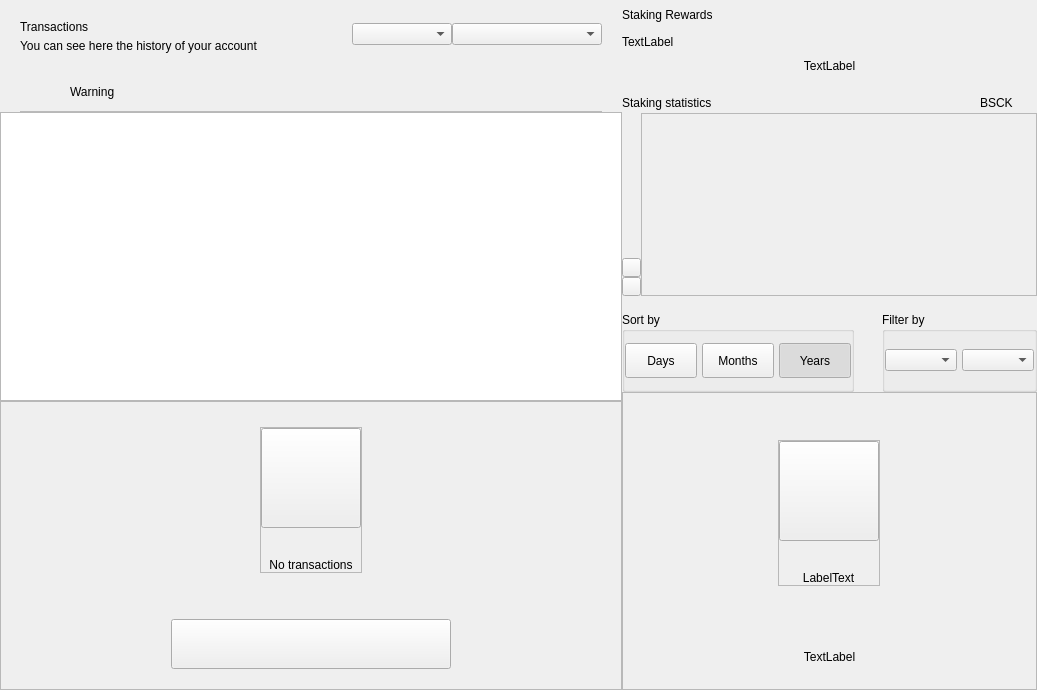
<?xml version="1.0" encoding="UTF-8"?>
<ui version="4.0">
 <class>DashboardWidget</class>
 <widget class="QWidget" name="DashboardWidget">
  <property name="geometry">
   <rect>
    <x>0</x>
    <y>0</y>
    <width>1037</width>
    <height>690</height>
   </rect>
  </property>
  <property name="windowTitle">
   <string>Form</string>
  </property>
  <layout class="QHBoxLayout" name="horizontalLayout_2" stretch="3,2">
   <property name="spacing">
    <number>0</number>
   </property>
   <property name="leftMargin">
    <number>0</number>
   </property>
   <property name="topMargin">
    <number>0</number>
   </property>
   <property name="rightMargin">
    <number>0</number>
   </property>
   <property name="bottomMargin">
    <number>0</number>
   </property>
   <item>
    <widget class="QWidget" name="left" native="true">
     <layout class="QVBoxLayout" name="left_2">
      <property name="spacing">
       <number>0</number>
      </property>
      <property name="leftMargin">
       <number>0</number>
      </property>
      <property name="topMargin">
       <number>0</number>
      </property>
      <property name="rightMargin">
       <number>0</number>
      </property>
      <property name="bottomMargin">
       <number>0</number>
      </property>
      <item>
       <layout class="QVBoxLayout" name="verticalLayout22">
        <property name="spacing">
         <number>0</number>
        </property>
        <property name="leftMargin">
         <number>20</number>
        </property>
        <property name="topMargin">
         <number>15</number>
        </property>
        <property name="rightMargin">
         <number>20</number>
        </property>
        <item>
         <widget class="QFrame" name="left_top_container">
          <layout class="QHBoxLayout" name="horizontalLayout">
           <property name="spacing">
            <number>0</number>
           </property>
           <property name="leftMargin">
            <number>0</number>
           </property>
           <property name="topMargin">
            <number>0</number>
           </property>
           <property name="rightMargin">
            <number>0</number>
           </property>
           <property name="bottomMargin">
            <number>0</number>
           </property>
           <item>
            <layout class="QVBoxLayout" name="verticalLayout_5">
             <property name="spacing">
              <number>5</number>
             </property>
             <property name="topMargin">
              <number>5</number>
             </property>
             <item>
              <widget class="QLabel" name="labelTitle">
               <property name="text">
                <string>Transactions</string>
               </property>
              </widget>
             </item>
             <item>
              <widget class="QLabel" name="labelSubtitle">
               <property name="text">
                <string>You can see here the history of your account</string>
               </property>
               <property name="alignment">
                <set>Qt::AlignLeading|Qt::AlignLeft|Qt::AlignVCenter</set>
               </property>
              </widget>
             </item>
            </layout>
           </item>
           <item>
            <spacer name="horizontalSpacer">
             <property name="orientation">
              <enum>Qt::Horizontal</enum>
             </property>
             <property name="sizeHint" stdset="0">
              <size>
               <width>40</width>
               <height>20</height>
              </size>
             </property>
            </spacer>
           </item>
           <item>
            <widget class="QComboBox" name="comboBoxSortType">
             <property name="minimumSize">
              <size>
               <width>100</width>
               <height>0</height>
              </size>
             </property>
            </widget>
           </item>
           <item>
            <widget class="QComboBox" name="comboBoxSort">
             <property name="minimumSize">
              <size>
               <width>150</width>
               <height>0</height>
              </size>
             </property>
            </widget>
           </item>
          </layout>
         </widget>
        </item>
       </layout>
      </item>
      <item>
       <spacer name="verticalSpacer">
        <property name="orientation">
         <enum>Qt::Vertical</enum>
        </property>
        <property name="sizeType">
         <enum>QSizePolicy::Fixed</enum>
        </property>
        <property name="sizeHint" stdset="0">
         <size>
          <width>20</width>
          <height>20</height>
         </size>
        </property>
       </spacer>
      </item>
      <item>
       <widget class="QWidget" name="layoutWarning" native="true">
        <layout class="QVBoxLayout" name="verticalLayout_3">
         <property name="spacing">
          <number>0</number>
         </property>
         <property name="leftMargin">
          <number>0</number>
         </property>
         <property name="topMargin">
          <number>0</number>
         </property>
         <property name="rightMargin">
          <number>0</number>
         </property>
         <property name="bottomMargin">
          <number>0</number>
         </property>
         <item>
          <widget class="QWidget" name="containerWarning" native="true">
           <layout class="QVBoxLayout" name="verticalLayout_21">
            <property name="spacing">
             <number>9</number>
            </property>
            <property name="leftMargin">
             <number>20</number>
            </property>
            <property name="topMargin">
             <number>9</number>
            </property>
            <property name="rightMargin">
             <number>20</number>
            </property>
            <property name="bottomMargin">
             <number>0</number>
            </property>
            <item>
             <widget class="QFrame" name="frameWarning">
              <property name="styleSheet">
               <string notr="true">border:none;</string>
              </property>
              <property name="frameShape">
               <enum>QFrame::StyledPanel</enum>
              </property>
              <property name="frameShadow">
               <enum>QFrame::Raised</enum>
              </property>
              <layout class="QHBoxLayout" name="horizontalLayout11" stretch="0,0,2">
               <property name="leftMargin">
                <number>0</number>
               </property>
               <property name="topMargin">
                <number>0</number>
               </property>
               <property name="rightMargin">
                <number>0</number>
               </property>
               <property name="bottomMargin">
                <number>0</number>
               </property>
               <item alignment="Qt::AlignVCenter">
                <widget class="QPushButton" name="imgWarning">
                 <property name="styleSheet">
                  <string notr="true">border:none;</string>
                 </property>
                 <property name="text">
                  <string/>
                 </property>
                 <property name="iconSize">
                  <size>
                   <width>24</width>
                   <height>24</height>
                  </size>
                 </property>
                </widget>
               </item>
               <item>
                <spacer name="horizontalSpacer_3">
                 <property name="orientation">
                  <enum>Qt::Horizontal</enum>
                 </property>
                 <property name="sizeType">
                  <enum>QSizePolicy::Fixed</enum>
                 </property>
                 <property name="sizeHint" stdset="0">
                  <size>
                   <width>12</width>
                   <height>20</height>
                  </size>
                 </property>
                </spacer>
               </item>
               <item alignment="Qt::AlignVCenter">
                <widget class="QLabel" name="lblWarning">
                 <property name="styleSheet">
                  <string notr="true"/>
                 </property>
                 <property name="text">
                  <string>Warning</string>
                 </property>
                 <property name="alignment">
                  <set>Qt::AlignBottom|Qt::AlignLeading|Qt::AlignLeft</set>
                 </property>
                </widget>
               </item>
              </layout>
             </widget>
            </item>
            <item>
             <widget class="QLabel" name="lblDivisory">
              <property name="minimumSize">
               <size>
                <width>0</width>
                <height>1</height>
               </size>
              </property>
              <property name="maximumSize">
               <size>
                <width>16777215</width>
                <height>1</height>
               </size>
              </property>
              <property name="styleSheet">
               <string notr="true">background-color:#bababa;</string>
              </property>
              <property name="text">
               <string/>
              </property>
              <property name="alignment">
               <set>Qt::AlignBottom|Qt::AlignLeading|Qt::AlignLeft</set>
              </property>
             </widget>
            </item>
           </layout>
          </widget>
         </item>
        </layout>
       </widget>
      </item>
      <item>
       <widget class="QListView" name="listTransactions">
        <property name="mouseTracking">
         <bool>true</bool>
        </property>
        <property name="selectionBehavior">
         <enum>QAbstractItemView::SelectItems</enum>
        </property>
        <property name="verticalScrollMode">
         <enum>QAbstractItemView::ScrollPerItem</enum>
        </property>
       </widget>
      </item>
      <item>
       <widget class="QFrame" name="emptyContainer">
        <property name="minimumSize">
         <size>
          <width>0</width>
          <height>100</height>
         </size>
        </property>
        <property name="frameShape">
         <enum>QFrame::StyledPanel</enum>
        </property>
        <property name="frameShadow">
         <enum>QFrame::Raised</enum>
        </property>
        <layout class="QVBoxLayout" name="verticalLayout_7" stretch="1,8,0,0">
         <property name="spacing">
          <number>0</number>
         </property>
         <property name="leftMargin">
          <number>0</number>
         </property>
         <property name="topMargin">
          <number>0</number>
         </property>
         <property name="rightMargin">
          <number>0</number>
         </property>
         <property name="bottomMargin">
          <number>20</number>
         </property>
         <item>
          <spacer name="verticalSpacer12">
           <property name="orientation">
            <enum>Qt::Vertical</enum>
           </property>
           <property name="sizeHint" stdset="0">
            <size>
             <width>20</width>
             <height>20</height>
            </size>
           </property>
          </spacer>
         </item>
         <item alignment="Qt::AlignHCenter|Qt::AlignVCenter">
          <widget class="QFrame" name="emptyScreen">
           <property name="sizePolicy">
            <sizepolicy hsizetype="Expanding" vsizetype="Expanding">
             <horstretch>0</horstretch>
             <verstretch>0</verstretch>
            </sizepolicy>
           </property>
           <property name="frameShape">
            <enum>QFrame::StyledPanel</enum>
           </property>
           <property name="frameShadow">
            <enum>QFrame::Raised</enum>
           </property>
           <layout class="QVBoxLayout" name="verticalLayout12">
            <property name="spacing">
             <number>30</number>
            </property>
            <property name="leftMargin">
             <number>0</number>
            </property>
            <property name="topMargin">
             <number>0</number>
            </property>
            <property name="rightMargin">
             <number>0</number>
            </property>
            <property name="bottomMargin">
             <number>0</number>
            </property>
            <item alignment="Qt::AlignHCenter|Qt::AlignVCenter">
             <widget class="QPushButton" name="pushImgEmpty">
              <property name="minimumSize">
               <size>
                <width>100</width>
                <height>100</height>
               </size>
              </property>
              <property name="maximumSize">
               <size>
                <width>100</width>
                <height>100</height>
               </size>
              </property>
              <property name="focusPolicy">
               <enum>Qt::NoFocus</enum>
              </property>
              <property name="text">
               <string/>
              </property>
              <property name="iconSize">
               <size>
                <width>100</width>
                <height>100</height>
               </size>
              </property>
             </widget>
            </item>
            <item alignment="Qt::AlignHCenter|Qt::AlignVCenter">
             <widget class="QLabel" name="labelEmpty">
              <property name="styleSheet">
               <string notr="true"/>
              </property>
              <property name="text">
               <string>No transactions</string>
              </property>
              <property name="alignment">
               <set>Qt::AlignCenter</set>
              </property>
             </widget>
            </item>
           </layout>
          </widget>
         </item>
         <item>
          <spacer name="verticalSpacer_21">
           <property name="orientation">
            <enum>Qt::Vertical</enum>
           </property>
           <property name="sizeHint" stdset="0">
            <size>
             <width>20</width>
             <height>40</height>
            </size>
           </property>
          </spacer>
         </item>
         <item alignment="Qt::AlignHCenter">
          <widget class="QPushButton" name="btnHowTo">
           <property name="minimumSize">
            <size>
             <width>280</width>
             <height>50</height>
            </size>
           </property>
           <property name="focusPolicy">
            <enum>Qt::NoFocus</enum>
           </property>
           <property name="text">
            <string/>
           </property>
          </widget>
         </item>
        </layout>
       </widget>
      </item>
     </layout>
    </widget>
   </item>
   <item>
    <widget class="QWidget" name="right" native="true">
     <property name="minimumSize">
      <size>
       <width>200</width>
       <height>0</height>
      </size>
     </property>
     <layout class="QVBoxLayout" name="verticalLayout_31">
      <property name="spacing">
       <number>0</number>
      </property>
      <property name="leftMargin">
       <number>0</number>
      </property>
      <property name="topMargin">
       <number>0</number>
      </property>
      <property name="rightMargin">
       <number>0</number>
      </property>
      <property name="bottomMargin">
       <number>0</number>
      </property>
      <item>
       <layout class="QVBoxLayout" name="verticalLayout_2" stretch="0,0,0,0,0,0,0">
        <property name="spacing">
         <number>0</number>
        </property>
        <item>
         <layout class="QHBoxLayout" name="horizontalLayout_3">
          <property name="spacing">
           <number>0</number>
          </property>
          <item>
           <layout class="QVBoxLayout" name="verticalLayout_6">
            <property name="spacing">
             <number>5</number>
            </property>
            <item>
             <widget class="QLabel" name="labelTitle2">
              <property name="minimumSize">
               <size>
                <width>0</width>
                <height>30</height>
               </size>
              </property>
              <property name="text">
               <string>Staking Rewards</string>
              </property>
             </widget>
            </item>
            <item>
             <widget class="QLabel" name="labelMessage">
              <property name="text">
               <string>TextLabel</string>
              </property>
             </widget>
            </item>
           </layout>
          </item>
          <item>
           <spacer name="horizontalSpacer_2">
            <property name="orientation">
             <enum>Qt::Horizontal</enum>
            </property>
            <property name="sizeType">
             <enum>QSizePolicy::MinimumExpanding</enum>
            </property>
            <property name="sizeHint" stdset="0">
             <size>
              <width>20</width>
              <height>20</height>
             </size>
            </property>
           </spacer>
          </item>
         </layout>
        </item>
        <item>
         <spacer name="verticalSpacer_4">
          <property name="orientation">
           <enum>Qt::Vertical</enum>
          </property>
          <property name="sizeType">
           <enum>QSizePolicy::Fixed</enum>
          </property>
          <property name="sizeHint" stdset="0">
           <size>
            <width>20</width>
            <height>10</height>
           </size>
          </property>
         </spacer>
        </item>
        <item>
         <layout class="QHBoxLayout" name="horizontalLayout_5" stretch="0">
          <property name="spacing">
           <number>0</number>
          </property>
          <item>
           <widget class="QLabel" name="labelAmountPiv">
            <property name="text">
             <string>TextLabel</string>
            </property>
            <property name="alignment">
             <set>Qt::AlignCenter</set>
            </property>
           </widget>
          </item>
         </layout>
        </item>
        <item>
         <spacer name="verticalSpacer_6">
          <property name="orientation">
           <enum>Qt::Vertical</enum>
          </property>
          <property name="sizeType">
           <enum>QSizePolicy::Fixed</enum>
          </property>
          <property name="sizeHint" stdset="0">
           <size>
            <width>20</width>
            <height>20</height>
           </size>
          </property>
         </spacer>
        </item>
        <item>
         <widget class="QWidget" name="layoutChart" native="true">
          <layout class="QVBoxLayout" name="verticalLayout_8" stretch="3,0">
           <property name="spacing">
            <number>16</number>
           </property>
           <property name="leftMargin">
            <number>0</number>
           </property>
           <property name="topMargin">
            <number>0</number>
           </property>
           <property name="rightMargin">
            <number>0</number>
           </property>
           <property name="bottomMargin">
            <number>0</number>
           </property>
           <item>
            <widget class="QWidget" name="verticalWidgetChart" native="true">
             <property name="minimumSize">
              <size>
               <width>0</width>
               <height>190</height>
              </size>
             </property>
             <property name="maximumSize">
              <size>
               <width>16777215</width>
               <height>16777215</height>
              </size>
             </property>
             <layout class="QVBoxLayout" name="verticalLayout_4" stretch="1,5">
              <property name="spacing">
               <number>0</number>
              </property>
              <property name="leftMargin">
               <number>0</number>
              </property>
              <property name="topMargin">
               <number>0</number>
              </property>
              <property name="rightMargin">
               <number>0</number>
              </property>
              <property name="bottomMargin">
               <number>0</number>
              </property>
              <item>
               <layout class="QHBoxLayout" name="horizontalLayout_4">
                <item>
                 <widget class="QLabel" name="labelChart">
                  <property name="text">
                   <string>Staking statistics</string>
                  </property>
                 </widget>
                </item>
                <item>
                 <spacer name="horizontalSpacer_4">
                  <property name="orientation">
                   <enum>Qt::Horizontal</enum>
                  </property>
                  <property name="sizeHint" stdset="0">
                   <size>
                    <width>40</width>
                    <height>20</height>
                   </size>
                  </property>
                 </spacer>
                </item>
                <item>
                 <widget class="QLabel" name="labelSquarePiv">
                  <property name="minimumSize">
                   <size>
                    <width>14</width>
                    <height>14</height>
                   </size>
                  </property>
                  <property name="maximumSize">
                   <size>
                    <width>14</width>
                    <height>14</height>
                   </size>
                  </property>
                  <property name="text">
                   <string/>
                  </property>
                 </widget>
                </item>
                <item>
                 <widget class="QLabel" name="labelPiv">
                  <property name="text">
                   <string>BSCK</string>
                  </property>
                 </widget>
                </item>
                <item>
                 <spacer name="horizontalSpacer_5">
                  <property name="orientation">
                   <enum>Qt::Horizontal</enum>
                  </property>
                  <property name="sizeType">
                   <enum>QSizePolicy::Fixed</enum>
                  </property>
                  <property name="sizeHint" stdset="0">
                   <size>
                    <width>10</width>
                    <height>20</height>
                   </size>
                  </property>
                 </spacer>
                </item>
                <item>
                 <widget class="QLabel" name="labelSquarezPiv">
                  <property name="minimumSize">
                   <size>
                    <width>14</width>
                    <height>14</height>
                   </size>
                  </property>
                  <property name="maximumSize">
                   <size>
                    <width>14</width>
                    <height>14</height>
                   </size>
                  </property>
                  <property name="text">
                   <string/>
                  </property>
                 </widget>
                </item>
               </layout>
              </item>
              <item>
               <widget class="QWidget" name="chartContainer2" native="true">
                <property name="minimumSize">
                 <size>
                  <width>0</width>
                  <height>150</height>
                 </size>
                </property>
                <property name="styleSheet">
                 <string notr="true">#chartContainer{padding:0px; margin:0px;}</string>
                </property>
                <layout class="QHBoxLayout" name="horizontalLayout_11">
                 <property name="spacing">
                  <number>0</number>
                 </property>
                 <property name="leftMargin">
                  <number>0</number>
                 </property>
                 <property name="topMargin">
                  <number>0</number>
                 </property>
                 <property name="rightMargin">
                  <number>0</number>
                 </property>
                 <property name="bottomMargin">
                  <number>0</number>
                 </property>
                 <item>
                  <widget class="QWidget" name="containerChartArrow" native="true">
                   <property name="sizePolicy">
                    <sizepolicy hsizetype="Fixed" vsizetype="Preferred">
                     <horstretch>0</horstretch>
                     <verstretch>0</verstretch>
                    </sizepolicy>
                   </property>
                   <property name="minimumSize">
                    <size>
                     <width>19</width>
                     <height>0</height>
                    </size>
                   </property>
                   <property name="maximumSize">
                    <size>
                     <width>19</width>
                     <height>16777215</height>
                    </size>
                   </property>
                   <property name="styleSheet">
                    <string notr="true">#widget{
	padding:0px;
	margin:0px;
}</string>
                   </property>
                   <layout class="QVBoxLayout" name="verticalLayout_10">
                    <property name="spacing">
                     <number>0</number>
                    </property>
                    <property name="leftMargin">
                     <number>0</number>
                    </property>
                    <property name="rightMargin">
                     <number>0</number>
                    </property>
                    <property name="bottomMargin">
                     <number>0</number>
                    </property>
                    <item>
                     <spacer name="verticalSpacer_3">
                      <property name="orientation">
                       <enum>Qt::Vertical</enum>
                      </property>
                      <property name="sizeHint" stdset="0">
                       <size>
                        <width>20</width>
                        <height>127</height>
                       </size>
                      </property>
                     </spacer>
                    </item>
                    <item alignment="Qt::AlignVCenter">
                     <widget class="QWidget" name="containerArrows" native="true">
                      <layout class="QVBoxLayout" name="horizontalLayout_6" stretch="0,0">
                       <property name="spacing">
                        <number>0</number>
                       </property>
                       <property name="leftMargin">
                        <number>0</number>
                       </property>
                       <property name="topMargin">
                        <number>0</number>
                       </property>
                       <property name="rightMargin">
                        <number>0</number>
                       </property>
                       <property name="bottomMargin">
                        <number>0</number>
                       </property>
                       <item>
                        <widget class="QPushButton" name="pushButtonChartArrow">
                         <property name="minimumSize">
                          <size>
                           <width>19</width>
                           <height>19</height>
                          </size>
                         </property>
                         <property name="maximumSize">
                          <size>
                           <width>19</width>
                           <height>19</height>
                          </size>
                         </property>
                         <property name="focusPolicy">
                          <enum>Qt::NoFocus</enum>
                         </property>
                         <property name="styleSheet">
                          <string notr="true"/>
                         </property>
                         <property name="text">
                          <string/>
                         </property>
                        </widget>
                       </item>
                       <item>
                        <widget class="QPushButton" name="pushButtonChartRight">
                         <property name="minimumSize">
                          <size>
                           <width>19</width>
                           <height>19</height>
                          </size>
                         </property>
                         <property name="maximumSize">
                          <size>
                           <width>19</width>
                           <height>19</height>
                          </size>
                         </property>
                         <property name="focusPolicy">
                          <enum>Qt::NoFocus</enum>
                         </property>
                         <property name="styleSheet">
                          <string notr="true"/>
                         </property>
                         <property name="text">
                          <string/>
                         </property>
                        </widget>
                       </item>
                      </layout>
                     </widget>
                    </item>
                   </layout>
                  </widget>
                 </item>
                 <item>
                  <widget class="QFrame" name="chartContainer">
                   <property name="sizePolicy">
                    <sizepolicy hsizetype="Expanding" vsizetype="Preferred">
                     <horstretch>0</horstretch>
                     <verstretch>0</verstretch>
                    </sizepolicy>
                   </property>
                   <property name="styleSheet">
                    <string notr="true">padding:0px;
margin:0px;</string>
                   </property>
                   <property name="frameShape">
                    <enum>QFrame::StyledPanel</enum>
                   </property>
                   <property name="frameShadow">
                    <enum>QFrame::Raised</enum>
                   </property>
                  </widget>
                 </item>
                </layout>
               </widget>
              </item>
             </layout>
            </widget>
           </item>
           <item alignment="Qt::AlignVCenter">
            <widget class="QWidget" name="containerSort" native="true">
             <layout class="QHBoxLayout" name="horizontalLayout_6" stretch="3,2">
              <property name="spacing">
               <number>28</number>
              </property>
              <property name="leftMargin">
               <number>0</number>
              </property>
              <property name="topMargin">
               <number>0</number>
              </property>
              <property name="rightMargin">
               <number>0</number>
              </property>
              <property name="bottomMargin">
               <number>0</number>
              </property>
              <item>
               <widget class="QGroupBox" name="groupBoxChart">
                <property name="minimumSize">
                 <size>
                  <width>0</width>
                  <height>80</height>
                 </size>
                </property>
                <property name="maximumSize">
                 <size>
                  <width>16777215</width>
                  <height>80</height>
                 </size>
                </property>
                <property name="title">
                 <string>Sort by</string>
                </property>
                <layout class="QHBoxLayout" name="horizontalLayout_7">
                 <property name="spacing">
                  <number>5</number>
                 </property>
                 <property name="leftMargin">
                  <number>0</number>
                 </property>
                 <property name="rightMargin">
                  <number>0</number>
                 </property>
                 <item>
                  <widget class="QPushButton" name="pushButtonMonth">
                   <property name="minimumSize">
                    <size>
                     <width>50</width>
                     <height>35</height>
                    </size>
                   </property>
                   <property name="maximumSize">
                    <size>
                     <width>16777215</width>
                     <height>16777215</height>
                    </size>
                   </property>
                   <property name="focusPolicy">
                    <enum>Qt::NoFocus</enum>
                   </property>
                   <property name="text">
                    <string>Days</string>
                   </property>
                   <property name="checkable">
                    <bool>true</bool>
                   </property>
                   <property name="autoExclusive">
                    <bool>true</bool>
                   </property>
                  </widget>
                 </item>
                 <item>
                  <widget class="QPushButton" name="pushButtonYear">
                   <property name="minimumSize">
                    <size>
                     <width>50</width>
                     <height>35</height>
                    </size>
                   </property>
                   <property name="maximumSize">
                    <size>
                     <width>16777215</width>
                     <height>16777215</height>
                    </size>
                   </property>
                   <property name="focusPolicy">
                    <enum>Qt::NoFocus</enum>
                   </property>
                   <property name="text">
                    <string>Months</string>
                   </property>
                   <property name="checkable">
                    <bool>true</bool>
                   </property>
                   <property name="autoExclusive">
                    <bool>true</bool>
                   </property>
                  </widget>
                 </item>
                 <item>
                  <widget class="QPushButton" name="pushButtonAll">
                   <property name="sizePolicy">
                    <sizepolicy hsizetype="Preferred" vsizetype="Fixed">
                     <horstretch>0</horstretch>
                     <verstretch>0</verstretch>
                    </sizepolicy>
                   </property>
                   <property name="minimumSize">
                    <size>
                     <width>50</width>
                     <height>35</height>
                    </size>
                   </property>
                   <property name="maximumSize">
                    <size>
                     <width>16777215</width>
                     <height>16777215</height>
                    </size>
                   </property>
                   <property name="focusPolicy">
                    <enum>Qt::NoFocus</enum>
                   </property>
                   <property name="text">
                    <string>Years</string>
                   </property>
                   <property name="checkable">
                    <bool>true</bool>
                   </property>
                   <property name="checked">
                    <bool>true</bool>
                   </property>
                   <property name="autoExclusive">
                    <bool>true</bool>
                   </property>
                  </widget>
                 </item>
                </layout>
               </widget>
              </item>
              <item>
               <widget class="QGroupBox" name="container_chart_dropboxes">
                <property name="minimumSize">
                 <size>
                  <width>55</width>
                  <height>80</height>
                 </size>
                </property>
                <property name="maximumSize">
                 <size>
                  <width>16777215</width>
                  <height>80</height>
                 </size>
                </property>
                <property name="title">
                 <string>Filter by</string>
                </property>
                <layout class="QHBoxLayout" name="horizontalLayout_8" stretch="1,1">
                 <property name="spacing">
                  <number>5</number>
                 </property>
                 <property name="leftMargin">
                  <number>0</number>
                 </property>
                 <property name="topMargin">
                  <number>0</number>
                 </property>
                 <property name="rightMargin">
                  <number>0</number>
                 </property>
                 <property name="bottomMargin">
                  <number>0</number>
                 </property>
                 <item>
                  <widget class="QWidget" name="containerBoxMonths" native="true">
                   <property name="minimumSize">
                    <size>
                     <width>55</width>
                     <height>0</height>
                    </size>
                   </property>
                   <layout class="QHBoxLayout" name="horizontalLayout_9">
                    <property name="spacing">
                     <number>0</number>
                    </property>
                    <property name="leftMargin">
                     <number>0</number>
                    </property>
                    <property name="topMargin">
                     <number>0</number>
                    </property>
                    <property name="rightMargin">
                     <number>0</number>
                    </property>
                    <property name="bottomMargin">
                     <number>0</number>
                    </property>
                    <item>
                     <widget class="QComboBox" name="comboBoxMonths">
                      <property name="minimumSize">
                       <size>
                        <width>55</width>
                        <height>0</height>
                       </size>
                      </property>
                     </widget>
                    </item>
                   </layout>
                  </widget>
                 </item>
                 <item>
                  <widget class="QWidget" name="containerBoxYears" native="true">
                   <property name="sizePolicy">
                    <sizepolicy hsizetype="Preferred" vsizetype="Preferred">
                     <horstretch>0</horstretch>
                     <verstretch>0</verstretch>
                    </sizepolicy>
                   </property>
                   <property name="minimumSize">
                    <size>
                     <width>50</width>
                     <height>0</height>
                    </size>
                   </property>
                   <layout class="QHBoxLayout" name="horizontalLayout_10">
                    <property name="spacing">
                     <number>0</number>
                    </property>
                    <property name="leftMargin">
                     <number>0</number>
                    </property>
                    <property name="topMargin">
                     <number>0</number>
                    </property>
                    <property name="rightMargin">
                     <number>0</number>
                    </property>
                    <property name="bottomMargin">
                     <number>0</number>
                    </property>
                    <item>
                     <widget class="QComboBox" name="comboBoxYears">
                      <property name="minimumSize">
                       <size>
                        <width>40</width>
                        <height>0</height>
                       </size>
                      </property>
                     </widget>
                    </item>
                   </layout>
                  </widget>
                 </item>
                </layout>
               </widget>
              </item>
             </layout>
            </widget>
           </item>
          </layout>
         </widget>
        </item>
        <item>
         <widget class="QFrame" name="emptyContainerChart">
          <property name="minimumSize">
           <size>
            <width>0</width>
            <height>100</height>
           </size>
          </property>
          <property name="frameShape">
           <enum>QFrame::StyledPanel</enum>
          </property>
          <property name="frameShadow">
           <enum>QFrame::Raised</enum>
          </property>
          <layout class="QVBoxLayout" name="verticalLayout_71" stretch="1,8,0,0">
           <property name="spacing">
            <number>0</number>
           </property>
           <property name="leftMargin">
            <number>0</number>
           </property>
           <property name="topMargin">
            <number>0</number>
           </property>
           <property name="rightMargin">
            <number>0</number>
           </property>
           <property name="bottomMargin">
            <number>25</number>
           </property>
           <item>
            <spacer name="verticalSpacer11">
             <property name="orientation">
              <enum>Qt::Vertical</enum>
             </property>
             <property name="sizeHint" stdset="0">
              <size>
               <width>20</width>
               <height>20</height>
              </size>
             </property>
            </spacer>
           </item>
           <item alignment="Qt::AlignHCenter|Qt::AlignVCenter">
            <widget class="QFrame" name="emptyScreen1">
             <property name="sizePolicy">
              <sizepolicy hsizetype="Expanding" vsizetype="Expanding">
               <horstretch>0</horstretch>
               <verstretch>0</verstretch>
              </sizepolicy>
             </property>
             <property name="frameShape">
              <enum>QFrame::StyledPanel</enum>
             </property>
             <property name="frameShadow">
              <enum>QFrame::Raised</enum>
             </property>
             <layout class="QVBoxLayout" name="verticalLayout">
              <property name="spacing">
               <number>30</number>
              </property>
              <property name="leftMargin">
               <number>0</number>
              </property>
              <property name="topMargin">
               <number>0</number>
              </property>
              <property name="rightMargin">
               <number>0</number>
              </property>
              <property name="bottomMargin">
               <number>0</number>
              </property>
              <item alignment="Qt::AlignHCenter|Qt::AlignVCenter">
               <widget class="QPushButton" name="pushImgEmptyChart">
                <property name="minimumSize">
                 <size>
                  <width>100</width>
                  <height>100</height>
                 </size>
                </property>
                <property name="maximumSize">
                 <size>
                  <width>100</width>
                  <height>100</height>
                 </size>
                </property>
                <property name="focusPolicy">
                 <enum>Qt::NoFocus</enum>
                </property>
                <property name="text">
                 <string/>
                </property>
                <property name="iconSize">
                 <size>
                  <width>100</width>
                  <height>100</height>
                 </size>
                </property>
               </widget>
              </item>
              <item alignment="Qt::AlignHCenter|Qt::AlignVCenter">
               <widget class="QLabel" name="labelEmptyChart">
                <property name="styleSheet">
                 <string notr="true"/>
                </property>
                <property name="text">
                 <string>LabelText</string>
                </property>
                <property name="alignment">
                 <set>Qt::AlignCenter</set>
                </property>
               </widget>
              </item>
             </layout>
            </widget>
           </item>
           <item>
            <spacer name="verticalSpacer_2">
             <property name="orientation">
              <enum>Qt::Vertical</enum>
             </property>
             <property name="sizeHint" stdset="0">
              <size>
               <width>20</width>
               <height>40</height>
              </size>
             </property>
            </spacer>
           </item>
           <item>
            <widget class="QLabel" name="labelMessageEmpty">
             <property name="styleSheet">
              <string notr="true">#labelMessageEmpty {
	padding-left:30px;
	padding-right:30px;
}</string>
             </property>
             <property name="text">
              <string>TextLabel</string>
             </property>
             <property name="alignment">
              <set>Qt::AlignCenter</set>
             </property>
             <property name="wordWrap">
              <bool>true</bool>
             </property>
            </widget>
           </item>
          </layout>
         </widget>
        </item>
        <item>
         <widget class="QWidget" name="layoutShadow" native="true">
          <layout class="QVBoxLayout" name="verticalLayout_9">
           <property name="spacing">
            <number>0</number>
           </property>
           <property name="leftMargin">
            <number>0</number>
           </property>
           <property name="topMargin">
            <number>0</number>
           </property>
           <property name="rightMargin">
            <number>0</number>
           </property>
           <property name="bottomMargin">
            <number>0</number>
           </property>
          </layout>
         </widget>
        </item>
       </layout>
      </item>
     </layout>
    </widget>
   </item>
  </layout>
 </widget>
 <resources/>
 <connections/>
</ui>
